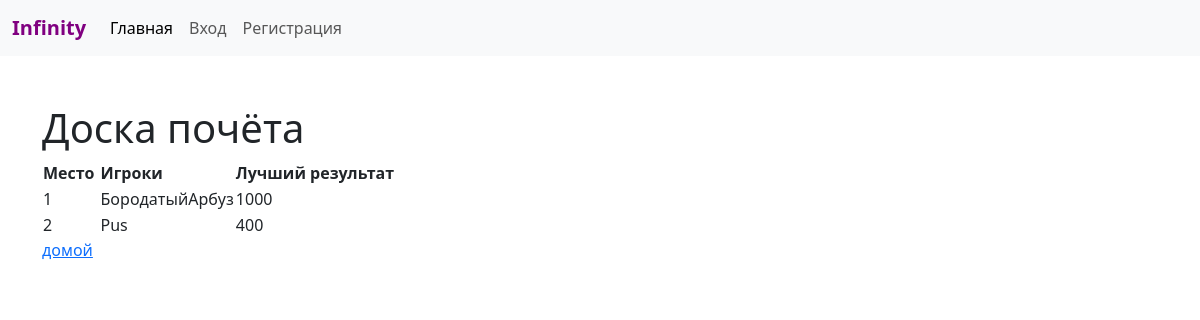
The app's page /rating/, older data.
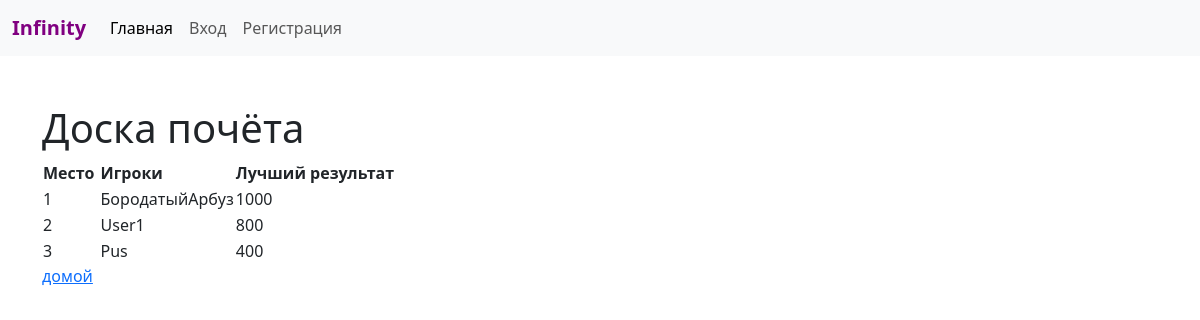
The same page, newer data.
### infinity/models.py (models this page shows)
class Rating(models.Model):
    user = models.OneToOneField(User, on_delete=models.CASCADE, related_name='score')
    high_score = models.IntegerField(default=0)

### infinity/views.py (the view)
# urls.py: path('rating/', views.leaderboard, name='rating'),
def leaderboard(request):
    top_players = Rating.objects.order_by('-high_score')[:10]  # Топ-10 игроков
    return render(request, 'rating.html', {'top_players': top_players})

### templates/rating.html (shortened to what this page needs)
{% extends "base.html" %}
{% load static %}
{% block content %}
<head>
</head>
<body>
    <h1>Доска почёта</h1>
    <table>
        <thead>
            <tr>
                <th>Место </th>
                <th>Игроки</th>
                <th>Лучший результат</th>
            </tr>
        </thead>
        <tbody>
            {% for player in top_players %}
            <tr>
                <td>{{ forloop.counter }}</td>
                <td>{{ player.user.username }}</td>
                <td>{{ player.high_score }}</td>
            </tr>
            {% empty %}
            <tr>
                <td colspan="3">Нет данных!</td>
            </tr>
            {% endfor %}
        </tbody>
    </table>
    <a href="{% url 'infinity:home' %}">домой</a>
</body>
{% endblock %}

### templates/base.html (shortened to what this page needs)
{% load static %}
<!DOCTYPE html>
<html lang="en">
<head>
    <link rel="stylesheet" href="{% static 'css/styles.css' %}">
    <link href="https://cdn.jsdelivr.net/npm/bootstrap@5.3.2/dist/css/bootstrap.min.css" rel="stylesheet">
</head>
<body>
    <nav class="navbar navbar-expand-lg navbar-light bg-light">
        <div class="container-fluid">
            <a class="navbar-brand" href="{% url 'infinity:home' %}"><font color="purple"><b>Infinity</b></font></a>
            <div class="collapse navbar-collapse" id="navbarNav">
                <ul class="navbar-nav">
                    <li class="nav-item">
                        <a class="nav-link active gradient-text" aria-current="page" href="{% url 'infinity:home' %}">Главная</a>
                    </li>
                    {% if user.is_authenticated %}
                    <li class="nav-item">
                        <a class="nav-link gradient-text" href="{% url 'infinity:dashboard' %}">Игра</a>
                    </li>
                    <li class="nav-item">
                        <a class="nav-link gradient-text" href="{% url 'infinity:rating' %}">Рейтинг</a>
                    </li>
                    <li class="nav-item">
                        <a class="nav-link gradient-text" href="{% url 'infinity:logout' %}" >Выйти</a>
                    </li>
                    {% else %}
                    <li class="nav-item">
                        <a class="nav-link gradient-text" href="{% url 'infinity:login_f' %}" >Вход</a>
                    </li>
                    <li class="nav-item">
                        <a class="nav-link gradient-text" href="{% url 'infinity:register' %}">Регистрация</a>
                    </li>
                    {% endif %}
                </ul>
            </div>
        </div>
    </nav>
    <div class="container mt-5">
        {% block content %}
        {% endblock %}
    </div>
</body>
</html>

### static/css/styles.css (style rules this page uses)
body { font-family: Arial, sans-serif; background-color: #f0f0f0; display: flex; flex-direction: column; min-height: 100vh; margin: 0; }

Row changes from the older to the newer data that the page shows:
added Rating: user.username "User1", high_score "800"
